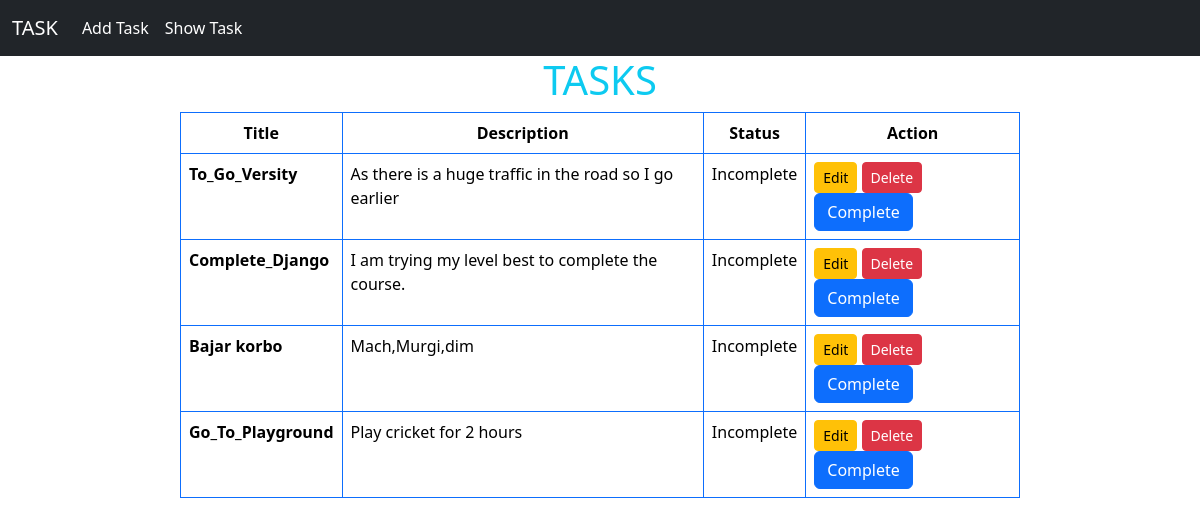
Screenshot of /show_task/ with the database file from the repository.
### todo_app/models.py (models this page shows)
class TaskModel(models.Model):
    taskTitle = models.CharField(max_length=200)
    taskDescription = models.CharField(max_length=200)
    is_completed = models.BooleanField(default= False)

### todo_app/views.py (the view)
# urls.py: path('show_task/', views.show_task, name='show_task'),
def show_task(request):
    tasks = TaskModel.objects.filter(is_completed = False)
    return render(request,'show_task.html',{'tasks':tasks})

### todo_app/templates/show_task.html
{% extends 'base.html' %}
{% block content %}
<div style="width:70%;margin:auto">
    <center>
        <h1 class="text-info ">TASKS</h1>
    </center>
    <table class="table table-bordered border-primary">
        <thead>
            <tr>
				<th scope="col"class="text-center">Title</th>
				<th scope="col"class="text-center">Description</th>
				<th scope="col" class="text-center">Status</th>
				<th scope="col"class="text-center">Action</th>
            </tr>
        </thead>
        <tbody>
            {% if tasks %}
                {% for task in tasks %}
                    <tr>
                        <td><b>{{ task.taskTitle }}</td></b>
                        <td>{{ task.taskDescription }}</td>
						<td>
							{% if not task.is_completed %}
								Incomplete
							{% else %}
								Completed
							{% endif %}
						</td>
                        <td>
                            <a href="{% url 'edit_task' task.id %}" class="btn btn-warning btn-sm">Edit</a>
							<a href="{% url 'delete_task' task.id %}" class="btn btn-danger btn-sm">Delete</a>
                            <a href="{% url 'complete_task' task.id %}"  class="btn btn-primary">Complete</a>
                        </td>
                    </tr>
                {% endfor %}
            {% else %}
                <tr>
                    <td colspan="3">This table is empty</td>
                </tr>
            {% endif %}
        </tbody>
    </table>
</div>
{% endblock %}

### todo_app/templates/base.html (shortened to what this page needs)
<!DOCTYPE html>
<html>
<head>
    <link href="https://cdn.jsdelivr.net/npm/bootstrap@5.3.2/dist/css/bootstrap.min.css" rel="stylesheet">
</head>
<body>
  <nav class="navbar navbar-expand-lg bg-dark text-white">
    <div class="container-fluid">
      <a class="navbar-brand  text-white" href="#">TASK</a>
      <div class="collapse navbar-collapse  text-white" id="navbarNavAltMarkup">
        <div class="navbar-nav  text-white">
          <a class="nav-link  text-white" href="{% url 'add_task' %}">Add Task</a>
          <a class="nav-link  text-white" href="{% url 'show_task' %}">Show Task</a>
        </div>
      </div>
    </div>
  </nav>
{% block content%}Welcome{% endblock %}
</body>
</html>

### rows the page displays
TaskModel: taskTitle "To_Go_Versity", taskDescription "As there is a huge traffic in the road so I go earlier", is_completed "Incomplete"
TaskModel: taskTitle "Complete_Django", taskDescription "I am trying my level best to complete the course.", is_completed "Incomplete"
TaskModel: taskTitle "Bajar korbo", taskDescription "Mach,Murgi,dim", is_completed "Incomplete"
TaskModel: taskTitle "Go_To_Playground", taskDescription "Play cricket for 2 hours", is_completed "Incomplete"
